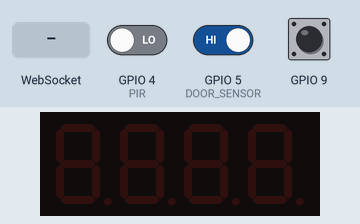
The program below on a simulated ESP32-C3. Shown: 4-digit seven-segment display. The inputs (shaded band) are chosen by the test bench; at power-on: GPIO 5 (DOOR_SENSOR) HIGH, GPIO 4 (PIR) LOW, GPIO 9 HIGH. WiFi joins after 1.5 s; servers stay silent unless stated; storage starts empty; what the program prints to the serial monitor is not drawn.

Above: at 2.7 s.
2.8 s: GPIO 5 (DOOR_SENSOR) driven LOW
At 3.5 s:
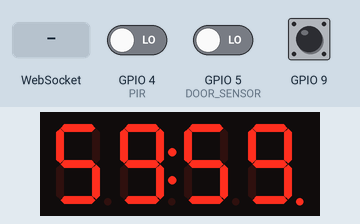
4.6 s: WebSocket text "1" received
At 6.1 s:
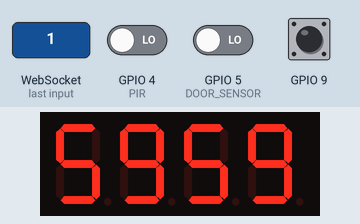
Timing chart, 0 to 7.6 s (numbered marks = the images above; inputs shaded):
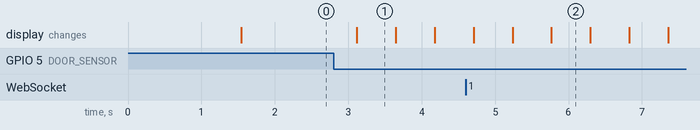

The program:

main.cpp
```cpp
#include <Arduino.h>
#include <TM1637Display.h>

#include "config_mode_interpreter.h"
#include "timer.h"
#include "web_interface.h"

// Display pins
#define CLK 7
#define DIO 6

// Input pins
#define DOOR_SENSOR 5
#define PIR 4

TM1637Display display(CLK, DIO);

Timer timer(60 * 60 * 1000, []() { return millis(); });  // 60 minutes in milliseconds

WebInterface web_interface(/* "Timer", "thegarage2311", */ timer);

ConfigModeInterpreter config_mode_interpreter(9, 7, 10000);

void setup()
{
    pinMode(DOOR_SENSOR, INPUT_PULLUP);
    pinMode(PIR, INPUT);
    Serial.begin();
    Serial.println("Timer starting");
    web_interface.Initialize();
    timer.Reset();
    display.setBrightness(0x0f);
}

void DisplayTime(uint32_t time, bool colon)
{
    display.showNumberDecEx(time / 60, colon << 6, true, 2, 0);
    display.showNumberDecEx(time % 60, colon << 6, true, 2, 2);
}

void loop()
{
    web_interface.MaintainConnection();
    web_interface.notifyClients();

    if (config_mode_interpreter.IsConfigMode())
    {
        IPAddress ip = WiFi.localIP();
        Serial.println(ip);
        display.showNumberHexEx(ip[0], 1 << 6, true, 2, 0);
        display.showNumberHexEx(ip[1], 1 << 6, true, 2, 2);
        delay(2000);
        display.showNumberHexEx(ip[2], 1 << 6, true, 2, 0);
        display.showNumberHexEx(ip[3], 1 << 6, true, 2, 2);
        delay(2000);
        return;
    }

    if (digitalRead(DOOR_SENSOR) /*  || !digitalRead(PIR) */)
    {
        timer.Reset();
        display.clear();
        delay(500);
        return;
    }

    int32_t time_remaining = timer.GetTimeRemaining() / 1000;  // in seconds
    Serial.printf(
        "Time remaining: %d, door: %d, pir: %d\n", time_remaining, digitalRead(DOOR_SENSOR), digitalRead(PIR));

    if (time_remaining <= 0)
    {
        DisplayTime(0, true);
        delay(500);
        display.clear();
        delay(500);
    }
    else
    {
        DisplayTime(time_remaining, true);
        delay(500);
        DisplayTime(time_remaining, false);
        delay(500);
    }
}
```

timer.h
```cpp
#pragma once

#include <stdint.h>

#include <functional>

class Timer
{
public:
    Timer(uint32_t set_time, std::function<uint32_t(void)> get_millis)
        : set_time_{set_time}, get_millis_{get_millis}, end_time_{get_millis() + set_time} {};

    void SetTime(uint32_t set_time) { set_time_ = set_time; }

    uint32_t GetTime() { return set_time_; }

    void Reset() { end_time_ = get_millis_() + set_time_; }

    int32_t GetTimeRemaining() { return end_time_ - get_millis_(); }

private:
    uint32_t set_time_;
    std::function<uint32_t(void)> get_millis_;
    int32_t end_time_;
};
```

web_interface.h
```cpp
#pragma once

#include <Arduino.h>
#include <ArduinoJson.h>
#include <ESPAsyncWebServer.h>
#include <SPIFFS.h>
#include <WiFi.h>
#include <WiFiClientSecure.h>

#include "esp_wifi.h"
#include "esp_wpa2.h"
#include "timer.h"
#include "wifi_auth.h"

const char *test_root_ca =
    "-----BEGIN CERTIFICATE-----\n"
    "MIIEsTCCA5mgAwIBAgIQCKWiRs1LXIyD1wK0u6tTSTANBgkqhkiG9w0BAQsFADBh\n"
    "MQswCQYDVQQGEwJVUzEVMBMGA1UEChMMRGlnaUNlcnQgSW5jMRkwFwYDVQQLExB3\n"
    "d3cuZGlnaWNlcnQuY29tMSAwHgYDVQQDExdEaWdpQ2VydCBHbG9iYWwgUm9vdCBD\n"
    "QTAeFw0xNzExMDYxMjIzMzNaFw0yNzExMDYxMjIzMzNaMF4xCzAJBgNVBAYTAlVT\n"
    "MRUwEwYDVQQKEwxEaWdpQ2VydCBJbmMxGTAXBgNVBAsTEHd3dy5kaWdpY2VydC5j\n"
    "b20xHTAbBgNVBAMTFFJhcGlkU1NMIFJTQSBDQSAyMDE4MIIBIjANBgkqhkiG9w0B\n"
    "AQEFAAOCAQ8AMIIBCgKCAQEA5S2oihEo9nnpezoziDtx4WWLLCll/e0t1EYemE5n\n"
    "+MgP5viaHLy+VpHP+ndX5D18INIuuAV8wFq26KF5U0WNIZiQp6mLtIWjUeWDPA28\n"
    "OeyhTlj9TLk2beytbtFU6ypbpWUltmvY5V8ngspC7nFRNCjpfnDED2kRyJzO8yoK\n"
    "MFz4J4JE8N7NA1uJwUEFMUvHLs0scLoPZkKcewIRm1RV2AxmFQxJkdf7YN9Pckki\n"
    "f2Xgm3b48BZn0zf0qXsSeGu84ua9gwzjzI7tbTBjayTpT+/XpWuBVv6fvarI6bik\n"
    "KB859OSGQuw73XXgeuFwEPHTIRoUtkzu3/EQ+LtwznkkdQIDAQABo4IBZjCCAWIw\n"
    "HQYDVR0OBBYEFFPKF1n8a8ADIS8aruSqqByCVtp1MB8GA1UdIwQYMBaAFAPeUDVW\n"
    "0Uy7ZvCj4hsbw5eyPdFVMA4GA1UdDwEB/wQEAwIBhjAdBgNVHSUEFjAUBggrBgEF\n"
    "BQcDAQYIKwYBBQUHAwIwEgYDVR0TAQH/BAgwBgEB/wIBADA0BggrBgEFBQcBAQQo\n"
    "MCYwJAYIKwYBBQUHMAGGGGh0dHA6Ly9vY3NwLmRpZ2ljZXJ0LmNvbTBCBgNVHR8E\n"
    "OzA5MDegNaAzhjFodHRwOi8vY3JsMy5kaWdpY2VydC5jb20vRGlnaUNlcnRHbG9i\n"
    "YWxSb290Q0EuY3JsMGMGA1UdIARcMFowNwYJYIZIAYb9bAECMCowKAYIKwYBBQUH\n"
    "AgEWHGh0dHBzOi8vd3d3LmRpZ2ljZXJ0LmNvbS9DUFMwCwYJYIZIAYb9bAEBMAgG\n"
    "BmeBDAECATAIBgZngQwBAgIwDQYJKoZIhvcNAQELBQADggEBAH4jx/LKNW5ZklFc\n"
    "YWs8Ejbm0nyzKeZC2KOVYR7P8gevKyslWm4Xo4BSzKr235FsJ4aFt6yAiv1eY0tZ\n"
    "/ZN18bOGSGStoEc/JE4ocIzr8P5Mg11kRYHbmgYnr1Rxeki5mSeb39DGxTpJD4kG\n"
    "hs5lXNoo4conUiiJwKaqH7vh2baryd8pMISag83JUqyVGc2tWPpO0329/CWq2kry\n"
    "qv66OSMjwulUz0dXf4OHQasR7CNfIr+4KScc6ABlQ5RDF86PGeE6kdwSQkFiB/cQ\n"
    "ysNyq0jEDQTkfa2pjmuWtMCNbBnhFXBYejfubIhaUbEv2FOQB3dCav+FPg5eEveX\n"
    "TVyMnGo=\n"
    "-----END CERTIFICATE-----\n";

class WebInterface
{
public:
    WebInterface(/* char *ssid, char *password,  */ Timer &timer)
        : /* kSsid{ssid}, kPassword{password}, */ timer_{timer}
    {
    }

    void Initialize()
    {
        // WiFi.softAP(kSsid, kPassword);

        WiFi.disconnect(true);  // disconnect form wifi to set new wifi connection
        WiFi.mode(WIFI_STA);    // init wifi mode
        /* esp_wifi_set_ps(WIFI_PS_NONE);
        /* esp_wifi_sta_wpa2_ent_set_identity((uint8_t *)username,
                                           strlen(username));    */                    // provide identity
        /* esp_wifi_sta_wpa2_ent_set_username((uint8_t *)username, strlen(username));  // provide username
        esp_wifi_sta_wpa2_ent_set_password((uint8_t *)password, strlen(password));  // provide password
        esp_wifi_sta_wpa2_ent_enable();
        WiFi.enableSTA(true);
        WiFi.begin(ssid);  // connect to wifi  */
        WiFi.begin(ssid, WPA2_AUTH_PEAP, anonymous_identity, username, password);
        uint8_t counter = 0;
        while (WiFi.status() != WL_CONNECTED)
        {
            delay(500);
            Serial.print(".");
            counter++;
            if (counter >= 60)
            {  // after 30 seconds timeout - reset board (on unsucessful connection)
                ESP.restart();
            }
        }
        // client_.setCACert(test_root_ca);
        //  client.setCertificate(test_client_cert); // for client verification - certificate
        //  client.setPrivateKey(test_client_key);  // for client verification - private key
        Serial.println("");
        Serial.println("WiFi connected");
        Serial.println("IP address set: ");
        Serial.println(WiFi.localIP());  // print LAN IP

        initSPIFFS();
        initWebServer();
        initWebSocket();
    }

    void notifyClients()
    {
        static StaticJsonDocument<10000> doc;
        doc["remaining_time"] = timer_.GetTimeRemaining();
        doc["timer"] = timer_.GetTime();

        static char data[10000];
        size_t len = serializeJson(doc, data);
        ws.textAll(data, len);
    }

    void MaintainConnection()
    {
        if (WiFi.status() == WL_CONNECTED)
        {
            // Serial.println("Connected to WiFi.");
            return;
        }
        if (WiFi.status() != WL_CONNECTED)
        {  // if we lost connection, retry
            Serial.println("Disconnected from WiFi. Reconnecting...");
            WiFi.begin(ssid, WPA2_AUTH_PEAP, anonymous_identity, username, password);
        }
        uint8_t counter = 0;
        while (WiFi.status() != WL_CONNECTED)
        {  // during lost connection, print dots
            delay(500);
            Serial.print(".");
            counter++;
            if (counter >= 60)
            {  // 30 seconds timeout - reset board
                ESP.restart();
            }
        }
    }

private:
    /* const char *kSsid;
    const char *kPassword; */

    Timer &timer_;

    WiFiClientSecure client_;

    AsyncWebServer server{80};
    AsyncWebSocket ws{"/ws"};

    void initWebServer()
    {
        server.on("/", [this](AsyncWebServerRequest *request) { this->onRootRequest(request); });
        server.serveStatic("/", SPIFFS, "/").setDefaultFile("index.html");
        server.begin();
    }

    void initSPIFFS()
    {
        if (!SPIFFS.begin())
        {
            Serial.println("Cannot mount SPIFFS volume...");
            while (1)
            {
            }
        }
    }

    void onRootRequest(AsyncWebServerRequest *request) { request->send(SPIFFS, "/index.html", "text/html"); }

    void initWebSocket()
    {
        ws.onEvent([this](AsyncWebSocket *server,
                          AsyncWebSocketClient *client,
                          AwsEventType type,
                          void *arg,
                          uint8_t *data,
                          size_t len) { this->onEvent(server, client, type, arg, data, len); });
        server.addHandler(&ws);
    }

    void onEvent(
        AsyncWebSocket *server, AsyncWebSocketClient *client, AwsEventType type, void *arg, uint8_t *data, size_t len)
    {
        switch (type)
        {
            case WS_EVT_CONNECT:
                Serial.printf(
                    "WebSocket client #%u connected from %s\n", client->id(), client->remoteIP().toString().c_str());
                break;
            case WS_EVT_DISCONNECT:
                Serial.printf("WebSocket client #%u disconnected\n", client->id());
                break;
            case WS_EVT_DATA:
                handleWebSocketMessage(arg, data, len);
            case WS_EVT_PONG:
            case WS_EVT_ERROR:
                break;
        }
    }

    void handleWebSocketMessage(void *arg, uint8_t *data, size_t len)
    {
        AwsFrameInfo *info = (AwsFrameInfo *)arg;
        if (info->final && info->index == 0 && info->len == len && info->opcode == WS_TEXT)
        {
            const uint8_t size = JSON_OBJECT_SIZE(1000);
            StaticJsonDocument<size> json;
            DeserializationError err = deserializeJson(json, data);
            if (err)
            {
                Serial.print(F("deserializeJson() failed with code "));
                Serial.println(err.c_str());
                return;
            }

            if (json.containsKey("new_time"))
            {
                timer_.SetTime(json["new_time"]);
                timer_.Reset();
            }
            else
            {
                timer_.Reset();
            }
        }
    }
};
```

wifi_auth_example.h
```cpp
const char* ssid = "your_ssid";
const char* anonymous_identity = "anonymous@northwestern.edu";
const char* username = "your_username";
const char* password = "your_password";
```

config_mode_interpreter.cpp
```cpp
#include "config_mode_interpreter.h"

uint8_t ConfigModeInterpreter::num_clicks_;
uint32_t ConfigModeInterpreter::click_time_;
uint8_t ConfigModeInterpreter::click_counter{0};
uint32_t ConfigModeInterpreter::start_clicks_time{0};
uint32_t ConfigModeInterpreter::last_interrupt_time{0};
```

config_mode_interpreter.h
```cpp
#include <Arduino.h>

class ConfigModeInterpreter
{
public:
    ConfigModeInterpreter(uint8_t pin_num, uint8_t num_clicks, uint32_t click_time)
    {
        num_clicks_ = num_clicks;
        click_time_ = click_time;
        pinMode(pin_num, INPUT_PULLUP);
        attachInterrupt(digitalPinToInterrupt(pin_num), onInterrupt, FALLING);
    }

    bool IsConfigMode()
    {
        if (click_counter == num_clicks_ && millis() - start_clicks_time > click_time_)
        {
            return true;
        }
        return false;
    }

private:
    static uint8_t num_clicks_;
    static uint32_t click_time_;
    static uint8_t click_counter;
    static uint32_t start_clicks_time;
    static uint32_t last_interrupt_time;
    static void onInterrupt()
    {
        if (millis() - last_interrupt_time < 200)
        {
            return;
        }
        last_interrupt_time = millis();
        if (millis() - start_clicks_time > click_time_)
        {
            click_counter = 0;
            start_clicks_time = millis();
        }
        click_counter++;
        Serial.println(click_counter);
    }
};
```

Measured:
- after the input at 2.8 s, the display: changes after 0.32 s (image 1)
- what the display in image 1 shows lasts 0.5 s, from 3.1 s to 3.6 s
